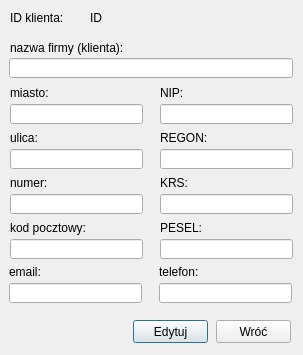
<?xml version="1.0" encoding="UTF-8"?>
<ui version="4.0">
 <class>editClients</class>
 <widget class="QDialog" name="editClients">
  <property name="geometry">
   <rect>
    <x>0</x>
    <y>0</y>
    <width>303</width>
    <height>355</height>
   </rect>
  </property>
  <property name="windowTitle">
   <string>Edycja danych kontrahenta</string>
  </property>
  <widget class="QLineEdit" name="output_postalCode">
   <property name="geometry">
    <rect>
     <x>10</x>
     <y>239</y>
     <width>133</width>
     <height>20</height>
    </rect>
   </property>
  </widget>
  <widget class="QLabel" name="label_8">
   <property name="geometry">
    <rect>
     <x>160</x>
     <y>130</y>
     <width>131</width>
     <height>16</height>
    </rect>
   </property>
   <property name="text">
    <string>REGON:</string>
   </property>
  </widget>
  <widget class="QLineEdit" name="output_REGON">
   <property name="geometry">
    <rect>
     <x>160</x>
     <y>149</y>
     <width>133</width>
     <height>20</height>
    </rect>
   </property>
  </widget>
  <widget class="QLineEdit" name="output_street">
   <property name="geometry">
    <rect>
     <x>10</x>
     <y>149</y>
     <width>133</width>
     <height>20</height>
    </rect>
   </property>
  </widget>
  <widget class="QLineEdit" name="output_phone">
   <property name="geometry">
    <rect>
     <x>159</x>
     <y>283</y>
     <width>133</width>
     <height>20</height>
    </rect>
   </property>
  </widget>
  <widget class="QLabel" name="label_10">
   <property name="geometry">
    <rect>
     <x>9</x>
     <y>264</y>
     <width>131</width>
     <height>16</height>
    </rect>
   </property>
   <property name="text">
    <string>email:</string>
   </property>
  </widget>
  <widget class="QPushButton" name="button_update">
   <property name="geometry">
    <rect>
     <x>133</x>
     <y>320</y>
     <width>75</width>
     <height>23</height>
    </rect>
   </property>
   <property name="text">
    <string>Edytuj</string>
   </property>
  </widget>
  <widget class="QLineEdit" name="output_number">
   <property name="geometry">
    <rect>
     <x>10</x>
     <y>194</y>
     <width>133</width>
     <height>20</height>
    </rect>
   </property>
  </widget>
  <widget class="QLineEdit" name="output_name">
   <property name="geometry">
    <rect>
     <x>9</x>
     <y>58</y>
     <width>284</width>
     <height>20</height>
    </rect>
   </property>
  </widget>
  <widget class="QLabel" name="label_2">
   <property name="geometry">
    <rect>
     <x>10</x>
     <y>85</y>
     <width>81</width>
     <height>16</height>
    </rect>
   </property>
   <property name="text">
    <string>miasto:</string>
   </property>
  </widget>
  <widget class="QPushButton" name="button_return">
   <property name="geometry">
    <rect>
     <x>216</x>
     <y>320</y>
     <width>75</width>
     <height>23</height>
    </rect>
   </property>
   <property name="text">
    <string>Wróć</string>
   </property>
  </widget>
  <widget class="QLabel" name="label_9">
   <property name="geometry">
    <rect>
     <x>160</x>
     <y>175</y>
     <width>131</width>
     <height>16</height>
    </rect>
   </property>
   <property name="text">
    <string>KRS:</string>
   </property>
  </widget>
  <widget class="QLabel" name="label">
   <property name="geometry">
    <rect>
     <x>10</x>
     <y>40</y>
     <width>271</width>
     <height>16</height>
    </rect>
   </property>
   <property name="text">
    <string>nazwa firmy (klienta):</string>
   </property>
  </widget>
  <widget class="QLineEdit" name="output_city">
   <property name="geometry">
    <rect>
     <x>10</x>
     <y>104</y>
     <width>133</width>
     <height>20</height>
    </rect>
   </property>
  </widget>
  <widget class="QLabel" name="label_4">
   <property name="geometry">
    <rect>
     <x>160</x>
     <y>85</y>
     <width>121</width>
     <height>16</height>
    </rect>
   </property>
   <property name="text">
    <string>NIP:</string>
   </property>
  </widget>
  <widget class="QLabel" name="label_11">
   <property name="geometry">
    <rect>
     <x>159</x>
     <y>264</y>
     <width>131</width>
     <height>16</height>
    </rect>
   </property>
   <property name="text">
    <string>telefon:</string>
   </property>
  </widget>
  <widget class="QLineEdit" name="output_KRS">
   <property name="geometry">
    <rect>
     <x>160</x>
     <y>194</y>
     <width>133</width>
     <height>20</height>
    </rect>
   </property>
  </widget>
  <widget class="QLineEdit" name="output_email">
   <property name="geometry">
    <rect>
     <x>9</x>
     <y>283</y>
     <width>133</width>
     <height>20</height>
    </rect>
   </property>
  </widget>
  <widget class="QLabel" name="label_3">
   <property name="geometry">
    <rect>
     <x>10</x>
     <y>130</y>
     <width>91</width>
     <height>16</height>
    </rect>
   </property>
   <property name="text">
    <string>ulica:</string>
   </property>
  </widget>
  <widget class="QLineEdit" name="output_NIP">
   <property name="geometry">
    <rect>
     <x>160</x>
     <y>104</y>
     <width>133</width>
     <height>20</height>
    </rect>
   </property>
  </widget>
  <widget class="QLabel" name="label_5">
   <property name="geometry">
    <rect>
     <x>10</x>
     <y>175</y>
     <width>111</width>
     <height>16</height>
    </rect>
   </property>
   <property name="text">
    <string>numer:</string>
   </property>
  </widget>
  <widget class="QLabel" name="label_7">
   <property name="geometry">
    <rect>
     <x>160</x>
     <y>220</y>
     <width>131</width>
     <height>16</height>
    </rect>
   </property>
   <property name="text">
    <string>PESEL:</string>
   </property>
  </widget>
  <widget class="QLineEdit" name="output_PESEL">
   <property name="geometry">
    <rect>
     <x>160</x>
     <y>239</y>
     <width>133</width>
     <height>20</height>
    </rect>
   </property>
  </widget>
  <widget class="QLabel" name="label_6">
   <property name="geometry">
    <rect>
     <x>10</x>
     <y>220</y>
     <width>131</width>
     <height>16</height>
    </rect>
   </property>
   <property name="text">
    <string>kod pocztowy:</string>
   </property>
  </widget>
  <widget class="QLabel" name="label_12">
   <property name="geometry">
    <rect>
     <x>10</x>
     <y>10</y>
     <width>71</width>
     <height>16</height>
    </rect>
   </property>
   <property name="text">
    <string>ID klienta:</string>
   </property>
  </widget>
  <widget class="QLabel" name="output_id">
   <property name="geometry">
    <rect>
     <x>90</x>
     <y>10</y>
     <width>201</width>
     <height>16</height>
    </rect>
   </property>
   <property name="text">
    <string>ID</string>
   </property>
  </widget>
  <zorder>output_postalCode</zorder>
  <zorder>label_8</zorder>
  <zorder>output_REGON</zorder>
  <zorder>output_street</zorder>
  <zorder>output_phone</zorder>
  <zorder>label_10</zorder>
  <zorder>button_update</zorder>
  <zorder>output_number</zorder>
  <zorder>label_2</zorder>
  <zorder>button_return</zorder>
  <zorder>label_9</zorder>
  <zorder>label</zorder>
  <zorder>output_city</zorder>
  <zorder>label_4</zorder>
  <zorder>label_11</zorder>
  <zorder>output_KRS</zorder>
  <zorder>output_email</zorder>
  <zorder>label_3</zorder>
  <zorder>output_NIP</zorder>
  <zorder>label_5</zorder>
  <zorder>label_7</zorder>
  <zorder>output_PESEL</zorder>
  <zorder>label_6</zorder>
  <zorder>label_12</zorder>
  <zorder>output_id</zorder>
  <zorder>output_name</zorder>
 </widget>
 <tabstops>
  <tabstop>output_name</tabstop>
  <tabstop>output_city</tabstop>
  <tabstop>output_street</tabstop>
  <tabstop>output_number</tabstop>
  <tabstop>output_postalCode</tabstop>
  <tabstop>output_email</tabstop>
  <tabstop>output_NIP</tabstop>
  <tabstop>output_REGON</tabstop>
  <tabstop>output_KRS</tabstop>
  <tabstop>output_PESEL</tabstop>
  <tabstop>output_phone</tabstop>
  <tabstop>button_update</tabstop>
  <tabstop>button_return</tabstop>
 </tabstops>
 <resources/>
 <connections/>
</ui>
